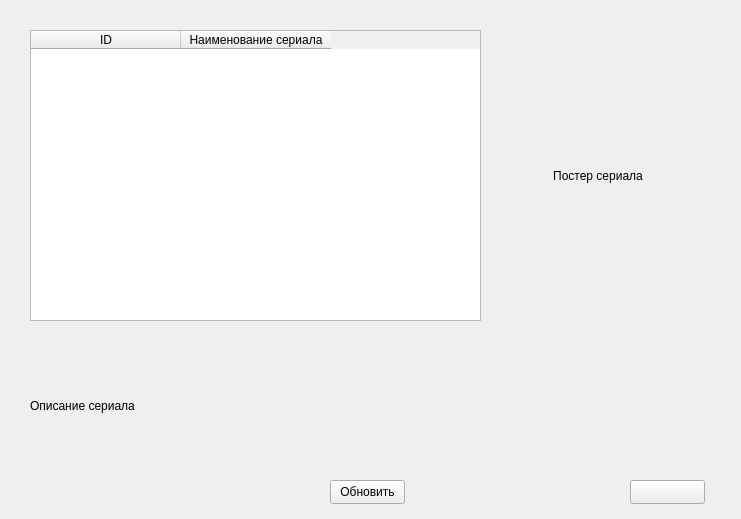
<?xml version="1.0" encoding="UTF-8"?>
<ui version="4.0">
 <author>Zhmot</author>
 <class>MainSV</class>
 <widget class="QWidget" name="MainSV">
  <property name="geometry">
   <rect>
    <x>0</x>
    <y>0</y>
    <width>741</width>
    <height>519</height>
   </rect>
  </property>
  <property name="sizePolicy">
   <sizepolicy hsizetype="Fixed" vsizetype="Fixed">
    <horstretch>0</horstretch>
    <verstretch>0</verstretch>
   </sizepolicy>
  </property>
  <property name="minimumSize">
   <size>
    <width>741</width>
    <height>519</height>
   </size>
  </property>
  <property name="maximumSize">
   <size>
    <width>741</width>
    <height>519</height>
   </size>
  </property>
  <property name="windowTitle">
   <string>Что cегодня на seasonvar.ru</string>
  </property>
  <property name="windowIcon">
   <iconset>
    <normaloff>seasonvar.ico</normaloff>seasonvar.ico</iconset>
  </property>
  <widget class="QLabel" name="DescriptionSeries">
   <property name="geometry">
    <rect>
     <x>30</x>
     <y>350</y>
     <width>681</width>
     <height>111</height>
    </rect>
   </property>
   <property name="sizePolicy">
    <sizepolicy hsizetype="Fixed" vsizetype="Fixed">
     <horstretch>0</horstretch>
     <verstretch>0</verstretch>
    </sizepolicy>
   </property>
   <property name="text">
    <string>Описание сериала</string>
   </property>
   <property name="alignment">
    <set>Qt::AlignJustify|Qt::AlignVCenter</set>
   </property>
   <property name="wordWrap">
    <bool>true</bool>
   </property>
  </widget>
  <widget class="QLabel" name="ImageSeries">
   <property name="geometry">
    <rect>
     <x>498</x>
     <y>35</y>
     <width>200</width>
     <height>281</height>
    </rect>
   </property>
   <property name="sizePolicy">
    <sizepolicy hsizetype="Fixed" vsizetype="Fixed">
     <horstretch>0</horstretch>
     <verstretch>0</verstretch>
    </sizepolicy>
   </property>
   <property name="frameShadow">
    <enum>QFrame::Plain</enum>
   </property>
   <property name="lineWidth">
    <number>1</number>
   </property>
   <property name="midLineWidth">
    <number>0</number>
   </property>
   <property name="text">
    <string>Постер сериала</string>
   </property>
   <property name="alignment">
    <set>Qt::AlignCenter</set>
   </property>
   <property name="margin">
    <number>0</number>
   </property>
  </widget>
  <widget class="QTableWidget" name="TableSeries">
   <property name="geometry">
    <rect>
     <x>30</x>
     <y>30</y>
     <width>451</width>
     <height>291</height>
    </rect>
   </property>
   <property name="sizePolicy">
    <sizepolicy hsizetype="Fixed" vsizetype="Fixed">
     <horstretch>0</horstretch>
     <verstretch>0</verstretch>
    </sizepolicy>
   </property>
   <attribute name="horizontalHeaderDefaultSectionSize">
    <number>150</number>
   </attribute>
   <column>
    <property name="text">
     <string>ID</string>
    </property>
   </column>
   <column>
    <property name="text">
     <string>Наименование сериала</string>
    </property>
   </column>
  </widget>
  <widget class="QPushButton" name="UpdateButton">
   <property name="geometry">
    <rect>
     <x>330</x>
     <y>480</y>
     <width>75</width>
     <height>24</height>
    </rect>
   </property>
   <property name="text">
    <string>Обновить</string>
   </property>
  </widget>
  <widget class="QPushButton" name="PlayerButton">
   <property name="geometry">
    <rect>
     <x>630</x>
     <y>480</y>
     <width>75</width>
     <height>24</height>
    </rect>
   </property>
   <property name="text">
    <string/>
   </property>
   <property name="icon">
    <iconset>
     <normaloff>play.ico</normaloff>play.ico</iconset>
   </property>
  </widget>
 </widget>
 <tabstops>
  <tabstop>TableSeries</tabstop>
  <tabstop>UpdateButton</tabstop>
  <tabstop>PlayerButton</tabstop>
 </tabstops>
 <resources/>
 <connections/>
</ui>
